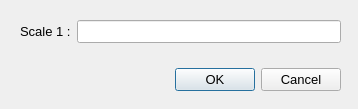
<?xml version="1.0" encoding="UTF-8"?>
<ui version="4.0">
 <class>ScaleDialog</class>
 <widget class="QDialog" name="ScaleDialog">
  <property name="geometry">
   <rect>
    <x>0</x>
    <y>0</y>
    <width>358</width>
    <height>109</height>
   </rect>
  </property>
  <property name="font">
   <font>
    <pointsize>10</pointsize>
   </font>
  </property>
  <property name="windowTitle">
   <string>Set Scale</string>
  </property>
  <widget class="QWidget" name="">
   <property name="geometry">
    <rect>
     <x>20</x>
     <y>20</y>
     <width>321</width>
     <height>71</height>
    </rect>
   </property>
   <layout class="QVBoxLayout" name="verticalLayout">
    <item>
     <layout class="QFormLayout" name="formLayout">
      <item row="0" column="0">
       <widget class="QLabel" name="label">
        <property name="text">
         <string>Scale 1 :</string>
        </property>
       </widget>
      </item>
      <item row="0" column="1">
       <widget class="QLineEdit" name="scale"/>
      </item>
     </layout>
    </item>
    <item>
     <widget class="QDialogButtonBox" name="buttonBox">
      <property name="orientation">
       <enum>Qt::Horizontal</enum>
      </property>
      <property name="standardButtons">
       <set>QDialogButtonBox::Cancel|QDialogButtonBox::Ok</set>
      </property>
     </widget>
    </item>
   </layout>
  </widget>
 </widget>
 <resources/>
 <connections>
  <connection>
   <sender>buttonBox</sender>
   <signal>accepted()</signal>
   <receiver>ScaleDialog</receiver>
   <slot>accept()</slot>
   <hints>
    <hint type="sourcelabel">
     <x>248</x>
     <y>254</y>
    </hint>
    <hint type="destinationlabel">
     <x>157</x>
     <y>274</y>
    </hint>
   </hints>
  </connection>
  <connection>
   <sender>buttonBox</sender>
   <signal>rejected()</signal>
   <receiver>ScaleDialog</receiver>
   <slot>reject()</slot>
   <hints>
    <hint type="sourcelabel">
     <x>316</x>
     <y>260</y>
    </hint>
    <hint type="destinationlabel">
     <x>286</x>
     <y>274</y>
    </hint>
   </hints>
  </connection>
 </connections>
</ui>
